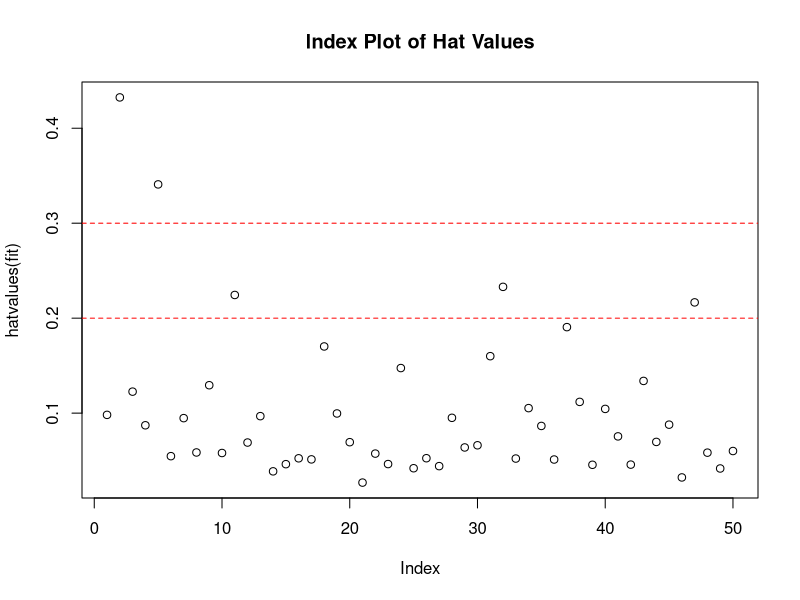

Generate this figure with R:
#???????????????(hat statistic)
hat.plot <- function(fit){
  p <- length(coefficients(fit))
  n <- length(fitted(fit))
  plot(hatvalues(fit), main = "Index Plot of Hat Values")
  abline(h = c(2,3)*p/n, col = "red", lty = 2)
  identify(1:n, hatvalues(fit), names(hatvalues(fit)))
}
states <- as.data.frame(state.x77[, c("Murder", "Population", "Illiteracy", "Income", "Frost")])
fit <- lm(Murder ~ Population + Illiteracy + Income + Frost, data = states)
hat.plot(fit)